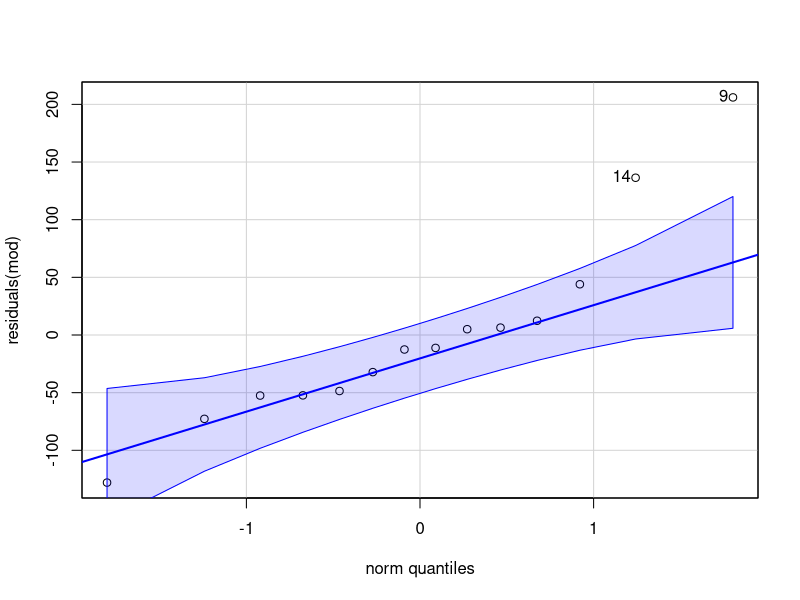
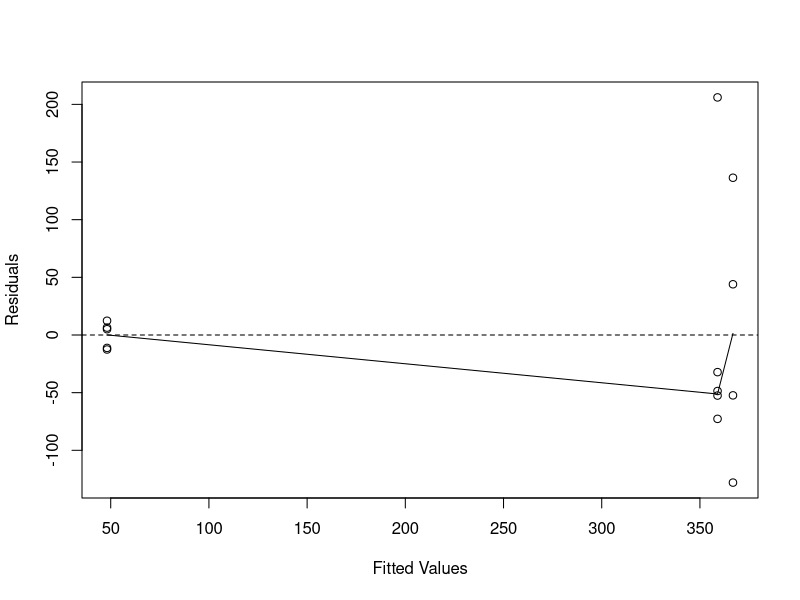
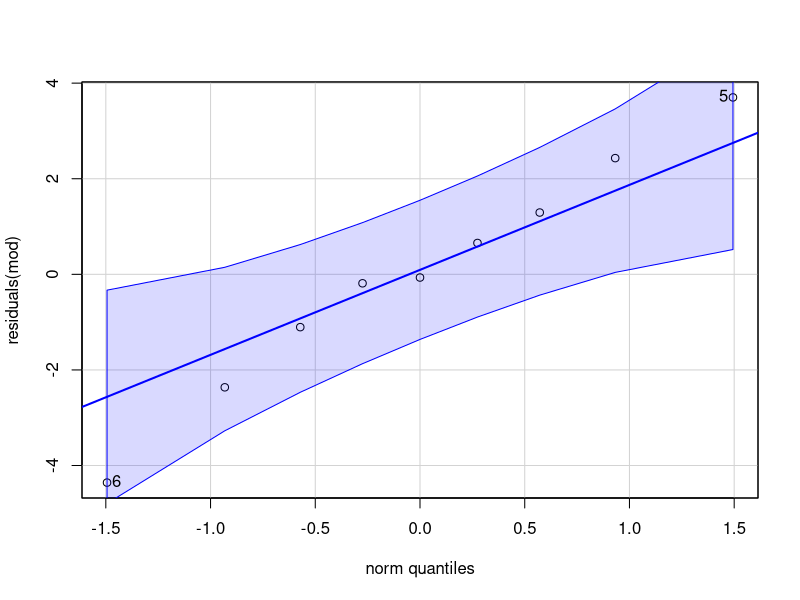
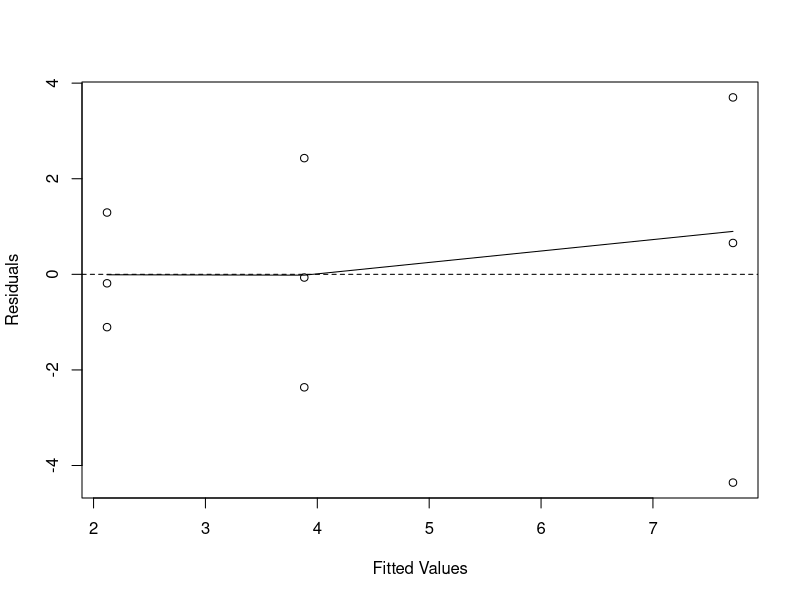
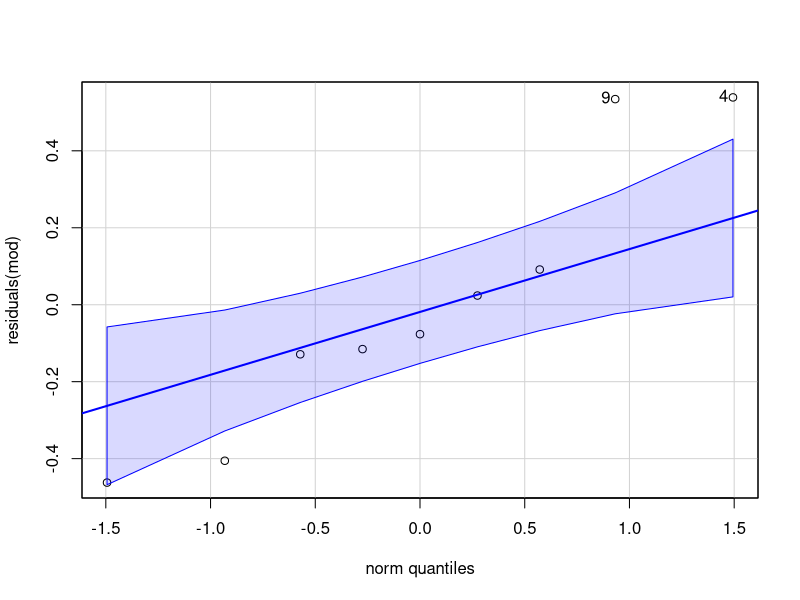
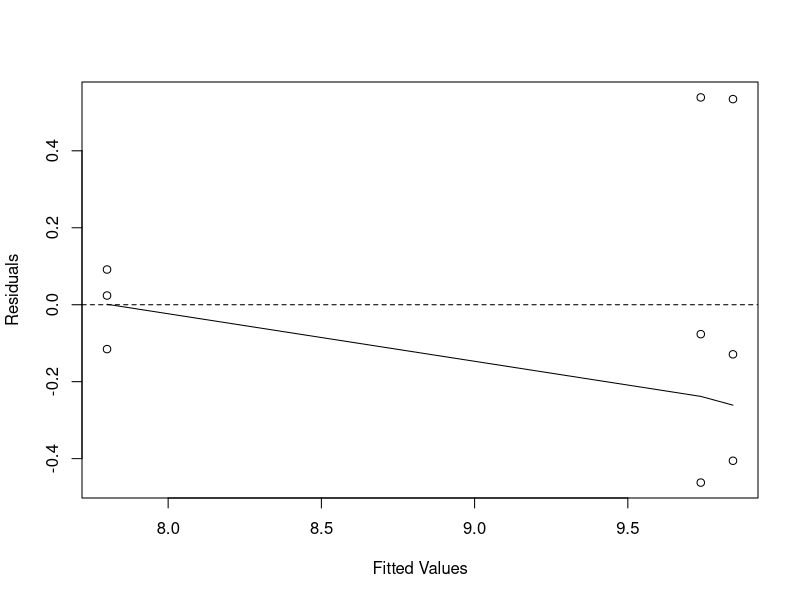
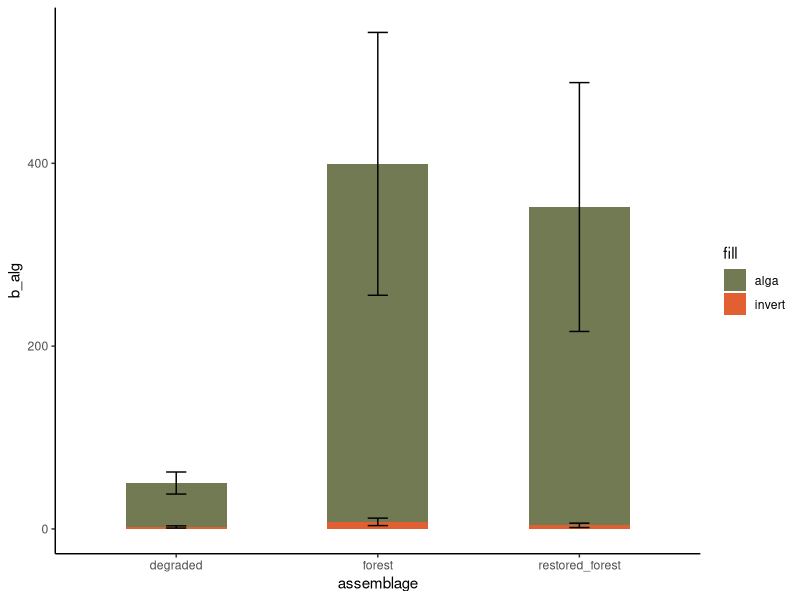
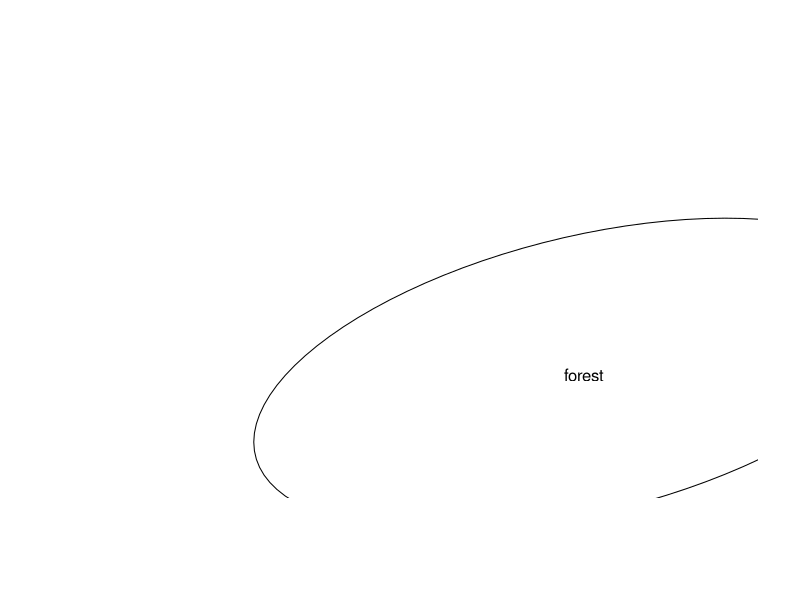

Write R code to recreate these figures, in order.
####READ ME####
#FILE NAME: Community_data.R     
#DATE: last update 17/03/2024
#TITLE: Oxygen and pH fluxes in shallow bay habitats: Evaluating the effectiveness of a macroalgal forest restoration
#AUTHORS: Cristina Galobart, Cèlia Sitjà, Sònia de Caralt, Jorge Santamaría, Alba Vergés, Jordi Boada, Emma Cebrian
#SCRIPT: C Galobart (cgalobart@ceab.csic.es; cgalobart@gmail.com)
#JOURNAL: Journal of Phycology - under review

# DISCLAMER: This script has been developed by an ecologist, not a programmer, 
# so please take into account that the code may have room to be optimised. 
# Positive feedback will always be more than welcome.

# Script Content
# 1. Load data and data arrangements
# 2. Macroalgal biomass comparison
# 3. Macroinvertebrate biomass comparison
# 4. Macroinvertebrate number of individuals comparison
# 5. Macroalgal vs. macroinvertebrate biomass proportion (Figure 3A)
# 6. nMDS macroalgae (Figure 3B)
# 7. nMDS macroinvertebrates (Figure 3C)


#Load libraries
library(tidyverse)
library(vegan)
library(ggplot2)
library(car)
library(ggplot2)
library(ggrepel)


####1. Load data and data arrangements####
#Set working directory 
setwd("C:/Community_data")
options(scipen=999)

#Import metadata
metadata <- read.csv('metadata.csv', sep = ";", dec = ".")
#Reorder levels
metadata$assemblage <- factor(metadata$assemblage, levels = c("degraded", "forest", "restored_forest"))

#Import summary data of macroalgae biomass, macroinvertebrate biomass, macroivertebrate number of individuals, etc
data <- read.csv('summary_data.csv', sep = ";", dec = ".", stringsAsFactors = T) 
str(data)

####2. Macroalgal biomass comparison####
#Mean values
biomass_sum <- data %>%
  group_by(assemblage) %>%
    summarise(biomass = mean(algae_biomass_m2, na.rm = TRUE),
              sd = sd(algae_biomass_m2, na.rm = TRUE))
biomass_sum

#One-way ANOVA
mod <- aov(algae_biomass_m2 ~ assemblage, data = data)
summary(mod)

#Anova assumptions
#Normality and Homocedasticity
qqPlot(residuals(mod))
plot(fitted(mod), residuals(mod), xlab="Fitted Values", ylab="Residuals")
abline(h=0, lty=2)
lines(lowess(fitted(mod), residuals(mod)))

shapiro.test(mod$residuals) # formal normality statistical test
leveneTest(algae_biomass_m2 ~ assemblage, data = data) #formal statistical test for homogeinity of variances

#Tukey test for pair-wise comparison
TukeyHSD(mod)

####3. Macroinvertebrate biomass comparison####
#Remove the incubations with no data (macroinvertebrate were sorted in three incubations per assemblage, as indicated in the manuscript)
data_invert <- na.omit(data)
rownames(data_invert) <- NULL

#Mean values
biomass_sum <- data_invert %>%
  group_by(assemblage) %>%
  summarise(biomass = mean(invert_biomass_m2, na.rm = TRUE),
    sd = sd(invert_biomass_m2, na.rm = TRUE))
biomass_sum

#One-way ANOVA
mod <- aov(invert_biomass_m2 ~ assemblage, data = data_invert)
summary(mod)

#Anova assumptions
#Normality and Homocedasticity
qqPlot(residuals(mod))
plot(fitted(mod), residuals(mod), xlab="Fitted Values", ylab="Residuals")
abline(h=0, lty=2)
lines(lowess(fitted(mod), residuals(mod)))

shapiro.test(mod$residuals) # formal normality statistical test
leveneTest(invert_biomass_m2 ~ assemblage, data = data_invert) #formal statistical test for homogeinity of variance

#Tukey test for pair-wise comparison
TukeyHSD(mod)

####4. Macroinvertebrate number of individuals comparison####
#Mean values
indiv_sum <- data_invert %>%
  group_by(assemblage) %>%
  summarise(ind = mean(invert_ind_m2_log, na.rm = TRUE),
            sd = sd(invert_ind_m2_log, na.rm = TRUE))
indiv_sum

#One-way ANOVA
mod <- aov(invert_ind_m2_log ~ assemblage, data = data_invert)
summary(mod)

#Anova assumptions
#Normality and Homocedasticity
qqPlot(residuals(mod))
plot(fitted(mod), residuals(mod), xlab="Fitted Values", ylab="Residuals")
abline(h=0, lty=2)
lines(lowess(fitted(mod), residuals(mod)))

shapiro.test(mod$residuals) #formal normality statistical test
leveneTest(invert_ind_m2_log ~ assemblage, data = data_invert) #formal statistical test for homogeinity of variance

#Tukey test for pair-wise comparison
TukeyHSD(mod)

####5. Macroalgal vs. macroinvertebrate biomass####
#Mean values
proportion_sum <- data_invert %>%
  group_by(assemblage) %>%
  summarise(b_alg = mean(algae_biomass_m2, na.rm = TRUE),
            sd_alg = sd(algae_biomass_m2, na.rm = TRUE),
            b_invert = mean(invert_biomass_m2, na.rm = TRUE),
            sd_invert = sd(invert_biomass_m2, na.rm = TRUE))
proportion_sum

#plot
ggplot(proportion_sum, aes(x = assemblage)) +
  geom_bar(aes(y = b_alg, fill = "alga"), stat = "identity", position = "stack", width = 0.5) +
  geom_bar(aes(y = b_invert, fill = "invert"), stat = "identity", position = "stack", width = 0.5) +
  geom_errorbar(aes(ymin = b_alg - sd_alg, ymax = b_alg + sd_alg), width = 0.1, position = position_dodge(width = 0.5)) +
  geom_errorbar(aes(ymin = b_invert - sd_invert, ymax = b_invert + sd_invert), width = 0.1, position = position_dodge(width = 0.5)) +
  theme_classic() +
  scale_fill_manual(values = c(alga = "#727A54", invert = "#E15F30"))  # Specify fill colors

ggsave("Figure_3A.pdf", width=12, height=15, units= "cm") 


#Remove all objects in the Environment tab
####7. NMDs macroalgae####

#Import data and data arrangements
options(scipen=999)
metadata <- read.csv('metadata.csv', sep = ";", dec = ".")

#Reorder the levels
metadata$assemblage <- factor(metadata$assemblage, levels = c("degraded", "forest", "restored_forest"))

#Macroalgae data
abund_raw <- read.csv('biomass_algae.csv', sep = ";", dec = ".")

abund <- abund_raw %>% 
  remove_rownames %>% 
  column_to_rownames(var="id")

#Perform NMDs
mds_data <- metaMDS(abund, trymax = 300, k=2) 

#Save information
mds_points <- as.data.frame(mds_data$points)
mds_points <- tibble::rownames_to_column(mds_points, "id")
mds_data$stress
stress <- mds_data$stress

nMDS_info <- merge(metadata, mds_points, by = "id")

#Calculate the ellipses for the plot
plot.new()
ord <- ordiellipse(mds_data, as.factor(nMDS_info$assemblage), display="sites", kind="sd", conf=0.95, label=T)

#Create dataframe with the data for the ellipses
veganCovEllipse<-function(cov, center=c(0,0), scale=1, npoints=100)
{
  theta<-(0:npoints)*2*pi/npoints
  Circle<-cbind(cos(theta), sin(theta))
  t(center+scale*t(Circle%*%chol(cov)))
  
}
#Generate the ellipse points
ellipse <- data.frame()
for (g in levels(nMDS_info$assemblage)){
  if(g!="" && (g %in% names(ord))){
    ellipse<-rbind(ellipse, cbind(as.data.frame(with(nMDS_info[nMDS_info$assemblage==g,],
                                                     veganCovEllipse(ord[[g]]$cov, ord[[g]]$center, ord[[g]]$scale))), assemblage=g))
  }
}

#nMDS
ggplot(nMDS_info,aes(x=MDS1, y=MDS2)) +
  geom_point(aes(color = assemblage), size = 3) + 
  geom_label(label = 0.08, x = 0.9, y = 1.1) +
  scale_color_manual(values = c("#EAA54A", "#6B896E", "#A3C580")) +
  theme_light() +
  coord_fixed() +
  geom_path(data = ellipse, aes(x=NMDS1, y=NMDS2, colour=assemblage), size=0.8, linetype=1) +
  xlim (-2.5, 1.5) + 
  ylim (-1, 1.20)

ggsave("Figure_3B.pdf", width=22, height=15, units= "cm")


#Remove all objects in the Environment tab
####8. nMDS macroinvertebrates####

#Import data and data arrangements
metadata <- read.csv('metadata.csv', sep = ";", dec = ".")

#Reorder levels
metadata$assemblage <- factor(metadata$assemblage, levels = c("degraded", "forest", "restored_forest"))

#Macroinvertebrate data (already ln (x+1) transformed)
abund <- read.csv('indiv_macroinvertebrates.csv', sep = ";", dec = ".", stringsAsFactors = T) 
str(abund)

abund <- abund %>% 
  remove_rownames %>% 
  column_to_rownames(var="id")

#Perform NMDs
mds_data <- metaMDS(abund, trymax = 300, k=2) 

#Save information
mds_points <- as.data.frame(mds_data$points)
mds_points <- tibble::rownames_to_column(mds_points, "id")
mds_data$stress
stress <- mds_data$stress

nMDS_info <- merge(metadata, mds_points, by = "id")

#Calculate the ellipses for the plot
plot.new()
ord <- ordiellipse(mds_data, as.factor(nMDS_info$assemblage), display="sites", kind="sd", conf=0.95, label=T)

#Create dataframe with the data for the ellipses
veganCovEllipse<-function(cov, center=c(0,0), scale=1, npoints=100)
{
  theta<-(0:npoints)*2*pi/npoints
  Circle<-cbind(cos(theta), sin(theta))
  t(center+scale*t(Circle%*%chol(cov)))
  
}

#Generate the ellipse points
ellipse <- data.frame()
for (g in levels(nMDS_info$assemblage)){
  if(g!="" && (g %in% names(ord))){
    ellipse<-rbind(ellipse, cbind(as.data.frame(with(nMDS_info[nMDS_info$assemblage==g,],
                    veganCovEllipse(ord[[g]]$cov, ord[[g]]$center, ord[[g]]$scale))), assemblage=g))
    }
}

#nMDS plot
ggplot(nMDS_info,aes(x=MDS1, y=MDS2)) +
  geom_point(aes(color = assemblage), size = 3) + 
  geom_label(label = 0.01, x = 0.5, y = 0.7) +
  scale_color_manual(values = c("#EAA54A", "#6B896E", "#A3C580")) +
  theme_light() +
  coord_fixed() +
  geom_path(data = ellipse, aes(x=NMDS1, y=NMDS2, colour=assemblage), size=0.8, linetype=1) +
  xlim (-1.3, 1.3) +
  ylim (-0.85, 0.85)

ggsave("Figure_3C.pdf", width=22, height=15, units= "cm")

